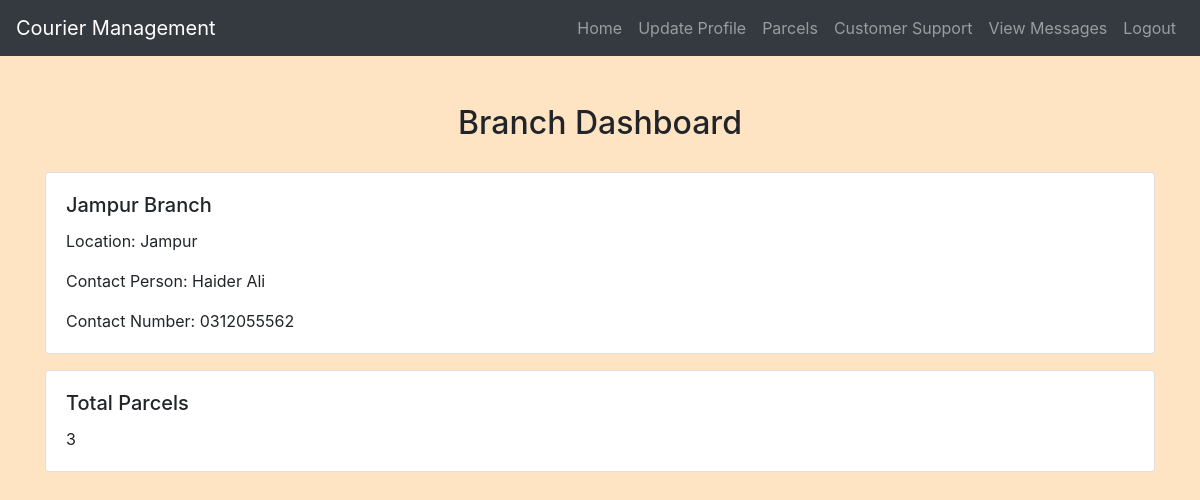
The page /branch_dashboard.php (signed in) on the database its author committed.
### tables this page shows
CREATE TABLE `branches` (
  `BranchID` int(11) NOT NULL,
  `BranchName` varchar(255) NOT NULL,
  `Location` varchar(255) NOT NULL,
  `ContactPerson` varchar(255) NOT NULL,
  `ContactNumber` varchar(15) NOT NULL
);

### branch_dashboard.php (the view, shortened to what this page needs)
<?php
include('config.php');
$branchID = $_SESSION['branch_id'];
$queryBranch = "SELECT * FROM Branches WHERE BranchID = $branchID";
$resultBranch = mysqli_query($conn, $queryBranch);
$rowBranch = mysqli_fetch_assoc($resultBranch);
$queryTotalParcels = "SELECT COUNT(*) AS totalParcels FROM Parcels WHERE BranchID = $branchID";
$resultTotalParcels = mysqli_query($conn, $queryTotalParcels);
$rowTotalParcels = mysqli_fetch_assoc($resultTotalParcels);
$totalParcels = $rowTotalParcels['totalParcels'];
?>
<!DOCTYPE html>
<html>
<head>
    <link rel="stylesheet" href="https://maxcdn.bootstrapcdn.com/bootstrap/4.5.2/css/bootstrap.min.css">
    <link rel="stylesheet" href="./css/style.css">
</head>
<body>
<?php
include('navbar.php');
?>
<div class="container mt-5">
    <h2 class="text-center">Branch Dashboard</h2>
    <div class="card mt-3">
        <div class="card-body">
            <h5 class="card-title"><?php echo $rowBranch['BranchName']; ?></h5>
            <p class="card-text">Location: <?php echo $rowBranch['Location']; ?></p>
            <p class="card-text">Contact Person: <?php echo $rowBranch['ContactPerson']; ?></p>
            <p class="card-text">Contact Number: <?php echo $rowBranch['ContactNumber']; ?></p>
        </div>
    </div>
    <div class="card mt-3">
        <div class="card-body">
            <h5 class="card-title">Total Parcels</h5>
            <p class="card-text"><?php echo $totalParcels; ?></p>
        </div>
    </div>
</div>
</body>
</html>

### css/style.css (style rules this page uses)
body { background-color: bisque; }
h1, h2, h3, h4 { text-align: center; margin-top: 30px; margin-bottom: 30px; }

### rows shown on the page
branches: BranchName "Jampur Branch", Location "Jampur", ContactPerson "Haider Ali", ContactNumber "0312055562"

### other values the page prints
$totalParcels "3"
